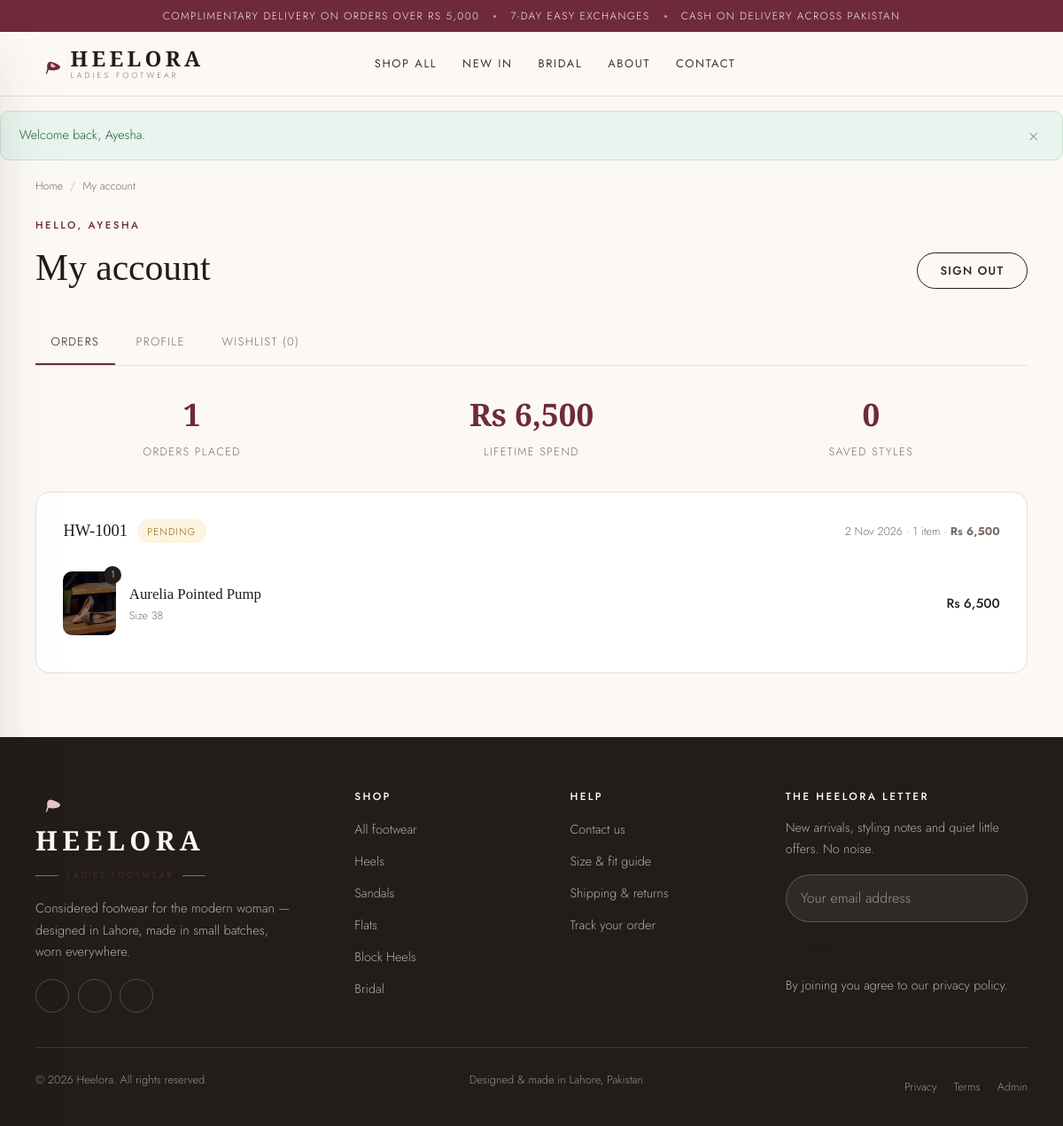
/account.php (signed in), run on the app's committed database.
### tables this page shows
CREATE TABLE customers (
    id            INTEGER PRIMARY KEY AUTOINCREMENT,
    name          TEXT NOT NULL,
    email         TEXT NOT NULL UNIQUE,
    phone         TEXT DEFAULT '',
    password_hash TEXT NOT NULL,
    city          TEXT DEFAULT '',
    address       TEXT DEFAULT '',
    created_at    TEXT DEFAULT CURRENT_TIMESTAMP
);

CREATE TABLE orders (
    id             INTEGER PRIMARY KEY AUTOINCREMENT,
    order_number   TEXT NOT NULL UNIQUE,
    customer_id    INTEGER,
    name           TEXT NOT NULL,
    email          TEXT NOT NULL,
    phone          TEXT NOT NULL,
    address        TEXT NOT NULL,
    city           TEXT NOT NULL,
    postal_code    TEXT DEFAULT '',
    notes          TEXT DEFAULT '',
    subtotal       REAL NOT NULL DEFAULT 0,
    shipping       REAL NOT NULL DEFAULT 0,
    total          REAL NOT NULL DEFAULT 0,
    payment_method TEXT NOT NULL DEFAULT 'cod',
    status         TEXT NOT NULL DEFAULT 'pending',
    created_at     TEXT DEFAULT CURRENT_TIMESTAMP,
    FOREIGN KEY (customer_id) REFERENCES customers(id) ON DELETE SET NULL
);

CREATE TABLE order_items (
    id           INTEGER PRIMARY KEY AUTOINCREMENT,
    order_id     INTEGER NOT NULL,
    product_id   INTEGER,
    product_name TEXT NOT NULL,
    image        TEXT DEFAULT '',
    price        REAL NOT NULL DEFAULT 0,
    qty          INTEGER NOT NULL DEFAULT 1,
    size         TEXT DEFAULT '',
    FOREIGN KEY (order_id) REFERENCES orders(id) ON DELETE CASCADE,
    FOREIGN KEY (product_id) REFERENCES products(id) ON DELETE SET NULL
);

CREATE TABLE categories (
    id          INTEGER PRIMARY KEY AUTOINCREMENT,
    name        TEXT NOT NULL,
    slug        TEXT NOT NULL UNIQUE,
    description TEXT DEFAULT '',
    image       TEXT DEFAULT '',
    sort_order  INTEGER DEFAULT 0,
    created_at  TEXT DEFAULT CURRENT_TIMESTAMP
);

### includes/db.php (called while the page is built, shortened)
<?php
function db(): PDO
{
    static $pdo = null;
    if ($pdo instanceof PDO) {
        return $pdo;
    }
    $pdo = new PDO('sqlite:' . DB_FILE, null, null, [
        PDO::ATTR_ERRMODE            => PDO::ERRMODE_EXCEPTION,
        PDO::ATTR_DEFAULT_FETCH_MODE => PDO::FETCH_ASSOC,
        PDO::ATTR_EMULATE_PREPARES   => false,
    ]);
    $pdo->exec('PRAGMA foreign_keys = ON');
    $pdo->exec('PRAGMA journal_mode = WAL');
    return $pdo;
}

### account.php (the view, shortened to what this page needs)
<?php
$customer = require_customer();
$tab    = ($_GET['tab'] ?? 'orders') === 'profile' ? 'profile' : 'orders';
$errors = [];
$form = [
    'name'    => (string) $customer['name'],
    'phone'   => (string) $customer['phone'],
    'city'    => (string) $customer['city'],
    'address' => (string) $customer['address'],
];
$orderStmt = db()->prepare('SELECT * FROM orders WHERE customer_id = ? ORDER BY id DESC');
$orderStmt->execute([(int) $customer['id']]);
$orders = $orderStmt->fetchAll();
$itemStmt = db()->prepare('SELECT * FROM order_items WHERE order_id = ?');
$spent    = 0.0;
foreach ($orders as &$order) {
    $itemStmt->execute([(int) $order['id']]);
    $order['items'] = $itemStmt->fetchAll();
    if ($order['status'] !== 'cancelled') {
        $spent += (float) $order['total'];
    }
}
require __DIR__ . '/includes/header.php';
?>
<div class="container">
    <nav class="breadcrumb">
        <a href="<?= e(url('index.php')) ?>">Home</a>
        <span class="breadcrumb__sep">/</span>
        <span>My account</span>
    </nav>
    <div class="section__head">
        <div>
            <span class="eyebrow">Hello, <?= e(explode(' ', trim((string) $customer['name']))[0]) ?></span>
            <h1 class="display-3 section__title">My account</h1>
        </div>
        <a class="btn btn--light" href="<?= e(url('logout.php')) ?>"><?= icon('logout') ?> Sign out</a>
    </div>
    <div class="tabs">
        <a class="tab <?= $tab === 'orders' ? 'is-active' : '' ?>" href="<?= e(url('account.php?tab=orders')) ?>">Orders</a>
        <a class="tab <?= $tab === 'profile' ? 'is-active' : '' ?>" href="<?= e(url('account.php?tab=profile')) ?>">Profile</a>
        <a class="tab" href="<?= e(url('wishlist.php')) ?>">Wishlist (<?= (int) wishlist_count() ?>)</a>
    </div>
    <?php if ($tab === 'profile'): ?>
        <div class="card" style="max-width:640px">
            <div class="card__head"><h2 class="card__title">Your details</h2></div>
            <form method="post" action="<?= e(url('account.php')) ?>">
                <?= csrf_field() ?>
                <input type="hidden" name="action" value="profile">
                <div class="field">
                    <label class="field__label" for="acc-name">Full name</label>
                    <input class="input" type="text" id="acc-name" name="name" value="<?= e($form['name']) ?>" required>
                    <?php if (isset($errors['name'])): ?><p class="field__error"><?= e($errors['name']) ?></p><?php endif; ?>
                </div>
                <div class="field">
                    <label class="field__label">Email</label>
                    <input class="input" type="email" value="<?= e($customer['email']) ?>" disabled>
                    <p class="field__hint">Your email is used to sign in and cannot be changed here.</p>
                </div>
                <div class="field-row">
                    <div class="field">
                        <label class="field__label" for="acc-phone">Phone</label>
                        <input class="input" type="tel" id="acc-phone" name="phone" value="<?= e($form['phone']) ?>">
                    </div>
                    <div class="field">
                        <label class="field__label" for="acc-city">City</label>
                        <input class="input" type="text" id="acc-city" name="city" value="<?= e($form['city']) ?>">
                    </div>
                </div>
                <div class="field">
                    <label class="field__label" for="acc-address">Address</label>
                    <input class="input" type="text" id="acc-address" name="address" value="<?= e($form['address']) ?>">
                </div>
                <button type="submit" class="btn btn--dark">Save changes</button>
            </form>
        </div>
    <?php else: ?>
        <div class="figures" style="padding-top:0">
            <div class="figure"><strong><?= count($orders) ?></strong><span>Orders placed</span></div>
            <div class="figure"><strong><?= e(money($spent)) ?></strong><span>Lifetime spend</span></div>
            <div class="figure"><strong><?= (int) wishlist_count() ?></strong><span>Saved styles</span></div>
        </div>
        <?php if (!$orders): ?>
            <div class="empty">
                <div class="empty__icon"><?= icon('receipt') ?></div>
                <h2>No orders yet</h2>
                <p>When you place your first order it will appear here.</p>
                <a class="btn btn--dark" href="<?= e(url('shop.php')) ?>">Start shopping</a>
            </div>
        <?php else: ?>
            <?php foreach ($orders as $order): ?>
                <div class="card">
                    <div class="card__head" style="flex-wrap:wrap">
                        <h2 class="order-row__num mb-0"><?= e($order['order_number']) ?></h2>
                        <span class="status <?= e(status_class((string) $order['status'])) ?>"><?= e(ucfirst((string) $order['status'])) ?></span>
                        <span class="order-row__meta" style="margin-left:auto">
                            <?= e(format_date((string) $order['created_at'])) ?> ·
                            <?= count($order['items']) ?> <?= count($order['items']) === 1 ? 'item' : 'items' ?> ·
                            <strong><?= e(money($order['total'])) ?></strong>
                        </span>
                    </div>
                    <?php foreach ($order['items'] as $item): ?>
                        <div class="mini-line">
                            <div class="mini-line__media">
                                <img src="<?= e(product_image($item['image'])) ?>" alt="<?= e($item['product_name']) ?>">
                                <span class="mini-line__qty"><?= (int) $item['qty'] ?></span>
                            </div>
                            <div>
                                <div class="mini-line__name"><?= e($item['product_name']) ?></div>
                                <div class="mini-line__meta"><?= $item['size'] !== '' ? 'Size ' . e($item['size']) : 'One size' ?></div>
                            </div>
                            <div class="mini-line__price"><?= e(money((float) $item['price'] * (int) $item['qty'])) ?></div>
                        </div>
                    <?php endforeach; ?>
                </div>
            <?php endforeach; ?>
        <?php endif; ?>
    <?php endif; ?>
</div>
<?php require __DIR__ . '/includes/footer.php'; ?>

### includes/footer.php (shortened to what this page needs)
<?php
$footerCategories = get_categories();
?>
</main>
<footer class="site-footer">
    <div class="container">
        <div class="footer-top">
            <div class="footer-brand">
                <?= brand_logo('footer', 'index.php') ?>
                <p class="footer-brand__text">
                    Considered footwear for the modern woman — designed in Lahore,
                    made in small batches, worn everywhere.
                </p>
                <div class="footer-social">
                    <a href="<?= e(SITE_INSTAGRAM) ?>" target="_blank" rel="noopener" aria-label="Instagram"><?= icon('instagram') ?></a>
                    <a href="<?= e(SITE_FACEBOOK) ?>" target="_blank" rel="noopener" aria-label="Facebook"><?= icon('facebook') ?></a>
                    <a href="https://wa.me/9242111433567" target="_blank" rel="noopener" aria-label="WhatsApp"><?= icon('whatsapp') ?></a>
                </div>
            </div>
            <div class="footer-col">
                <h3 class="footer-col__title">Shop</h3>
                <ul>
                    <li><a href="<?= e(url('shop.php')) ?>">All footwear</a></li>
                    <?php foreach ($footerCategories as $cat): ?>
                        <li><a href="<?= e(url('shop.php?category=' . $cat['slug'])) ?>"><?= e($cat['name']) ?></a></li>
                    <?php endforeach; ?>
                </ul>
            </div>
            <div class="footer-col">
                <h3 class="footer-col__title">Help</h3>
                <ul>
                    <li><a href="<?= e(url('contact.php')) ?>">Contact us</a></li>
                    <li><a href="<?= e(url('contact.php#faq')) ?>">Size &amp; fit guide</a></li>
                    <li><a href="<?= e(url('contact.php#faq')) ?>">Shipping &amp; returns</a></li>
                    <li><a href="<?= e(url('account.php')) ?>">Track your order</a></li>
                </ul>
            </div>
            <div class="footer-col footer-news">
                <h3 class="footer-col__title">The Heelora Letter</h3>
                <p>New arrivals, styling notes and quiet little offers. No noise.</p>
                <form action="<?= e(url('newsletter.php')) ?>" method="post" class="newsletter-form">
                    <input type="email" name="email" placeholder="Your email address" required aria-label="Email address">
                    <button type="submit" class="btn btn--light">Join</button>
                </form>
                <p class="footer-news__note">By joining you agree to our privacy policy.</p>
            </div>
        </div>
        <div class="footer-bottom">
            <p>&copy; <?= date('Y') ?> Heelora. All rights reserved.</p>
            <p class="footer-bottom__made">Designed &amp; made in Lahore, Pakistan</p>
            <div class="footer-bottom__links">
                <a href="<?= e(url('contact.php')) ?>">Privacy</a>
                <a href="<?= e(url('contact.php')) ?>">Terms</a>
                <a href="<?= e(url('admin/login.php')) ?>">Admin</a>
            </div>
        </div>
    </div>
</footer>
</body>
</html>

### data on the page
customers: name "AYESHA"
orders: order_number "HW-1001", status "PENDING", created_at "2 Nov 2026", count($order['items']) "1", total "Rs 6,500"
order_items: image (picture), qty "1", product_name "Aurelia Pointed Pump", size "38", money((float) $item['price'] * (int) $item['qty']) "Rs 6,500"
categories: name "Heels"
categories: name "Sandals"
categories: name "Flats"
categories: name "Block Heels"
categories: name "Bridal"

### other printed values
money(FREE_SHIPPING_MIN) "RS 5,000"
$item['label'] "SHOP ALL"
$item['label'] "NEW IN"
$item['label'] "BRIDAL"
$item['label'] "ABOUT"
$item['label'] "CONTACT"
$message "Welcome back, Ayesha."
wishlist_count() "0"
count($orders) "1"
money($spent) "Rs 6,500"
